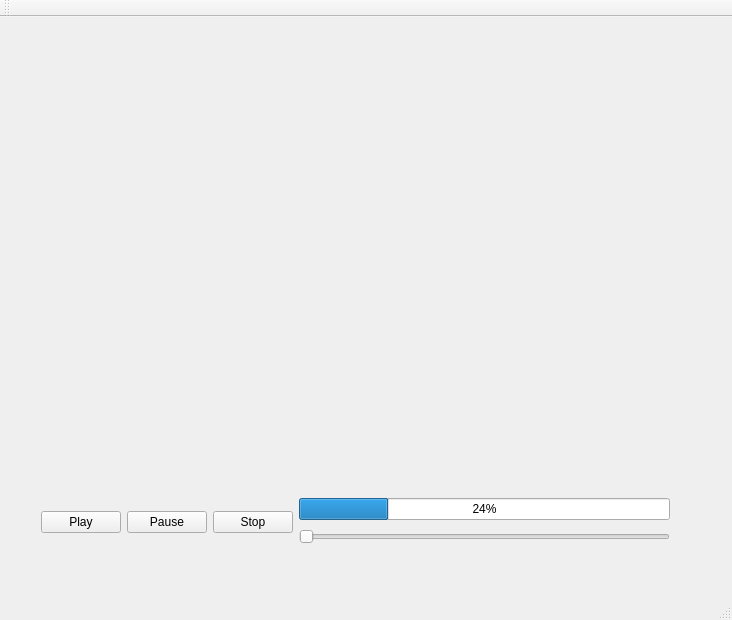
<?xml version="1.0" encoding="UTF-8"?>
<ui version="4.0">
 <class>MainWindow</class>
 <widget class="QMainWindow" name="MainWindow">
  <property name="geometry">
   <rect>
    <x>0</x>
    <y>0</y>
    <width>732</width>
    <height>620</height>
   </rect>
  </property>
  <property name="windowTitle">
   <string>MainWindow</string>
  </property>
  <widget class="QWidget" name="centralWidget">
   <widget class="QWidget" name="layoutWidget">
    <property name="geometry">
     <rect>
      <x>30</x>
      <y>470</y>
      <width>651</width>
      <height>71</height>
     </rect>
    </property>
    <layout class="QGridLayout" name="gridLayout_2">
     <item row="0" column="0">
      <layout class="QGridLayout" name="gridLayout">
       <item row="0" column="0">
        <widget class="QPushButton" name="push_play_button">
         <property name="text">
          <string>Play</string>
         </property>
        </widget>
       </item>
       <item row="0" column="1">
        <widget class="QPushButton" name="push_pause_button">
         <property name="text">
          <string>Pause</string>
         </property>
        </widget>
       </item>
       <item row="0" column="2">
        <widget class="QPushButton" name="push_stop_button">
         <property name="text">
          <string>Stop</string>
         </property>
        </widget>
       </item>
      </layout>
     </item>
     <item row="0" column="1">
      <layout class="QVBoxLayout" name="verticalLayout">
       <item>
        <widget class="QProgressBar" name="progressBar">
         <property name="value">
          <number>24</number>
         </property>
        </widget>
       </item>
       <item>
        <widget class="QSplitter" name="splitter">
         <property name="orientation">
          <enum>Qt::Vertical</enum>
         </property>
         <widget class="QSlider" name="slider_volume">
          <property name="orientation">
           <enum>Qt::Horizontal</enum>
          </property>
         </widget>
        </widget>
       </item>
      </layout>
     </item>
    </layout>
   </widget>
  </widget>
  <widget class="QMenuBar" name="menuBar">
   <property name="geometry">
    <rect>
     <x>0</x>
     <y>0</y>
     <width>732</width>
     <height>26</height>
    </rect>
   </property>
  </widget>
  <widget class="QToolBar" name="mainToolBar">
   <attribute name="toolBarArea">
    <enum>TopToolBarArea</enum>
   </attribute>
   <attribute name="toolBarBreak">
    <bool>false</bool>
   </attribute>
  </widget>
  <widget class="QStatusBar" name="statusBar"/>
 </widget>
 <layoutdefault spacing="6" margin="11"/>
 <resources/>
 <connections/>
</ui>
